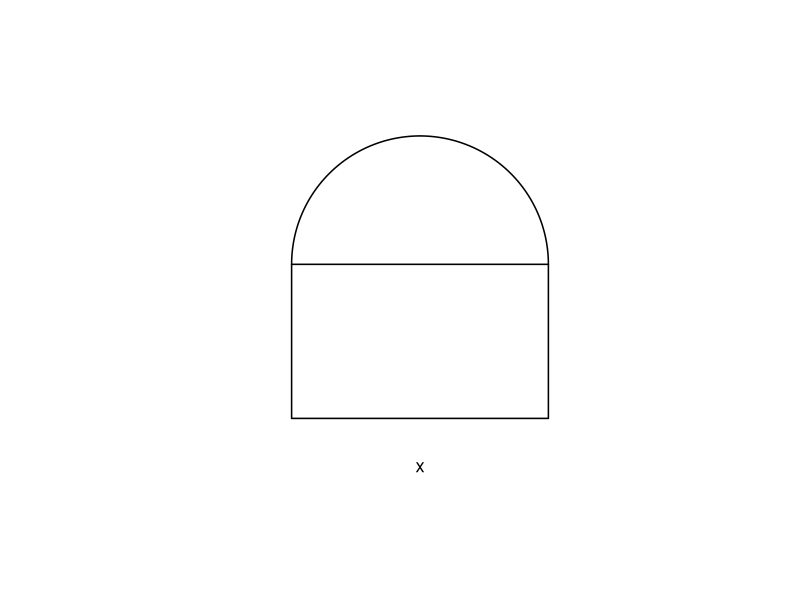
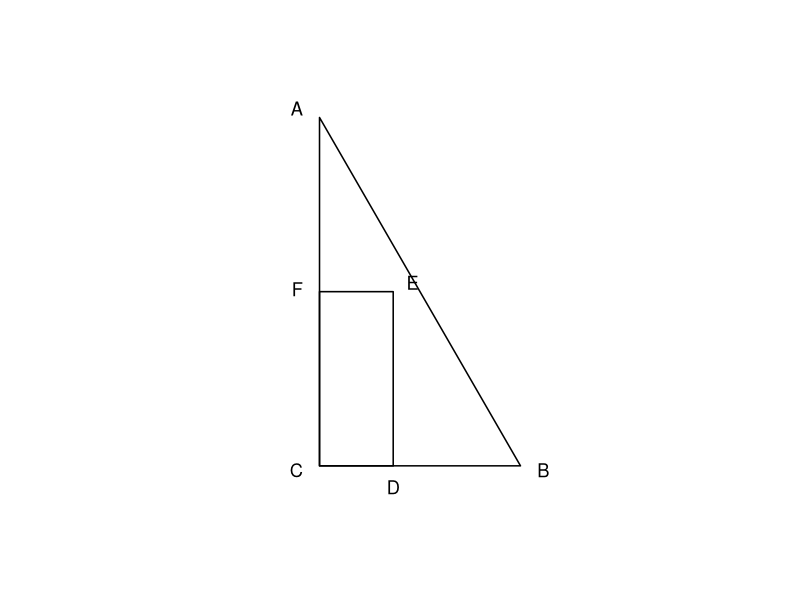

R code for these plots, in order:
setwd("C:/Users/18904/Github/junior-mathematics/codes")
if(!dir.exists("../figures"))dir.create("../figures")

# week136-1: window frame, semicircle on rectangle
draw1=function(){
  plot(0,0,xlim=c(-2,2),ylim=c(-0.5,2.5),type="n",asp=1,axes=FALSE,xlab="",ylab="")
  rect(-1,0,1,1.2,lwd=1.5)
  th=seq(0,pi,len=100);lines(cos(th),1.2+sin(th),lwd=1.5)
  text(0,-0.25,"x",pos=1,cex=1.1)
}
cairo_pdf("../figures/week136-1.pdf",width=4,height=4,family="sans");draw1();dev.off()
svglite::svglite("../figures/week136-1.svg",width=4,height=4);draw1();dev.off()

# week136-2: triangle ABC with rectangle CDEF
draw2=function(){
  plot(0,0,xlim=c(-0.5,6.5),ylim=c(-0.5,11),type="n",asp=1,axes=FALSE,xlab="",ylab="")
  polygon(c(0,6,0),c(0,0,10.4),lwd=1.5)
  # rectangle CDEF: C(0,0) F(0,x) E(y,x) D(y,0)
  xr=2.2;yr=5.2
  rect(0,0,xr,yr,lwd=1.5)
  text(-0.2,-0.2,"C",pos=2,cex=1.1);text(6.2,-0.2,"B",pos=4,cex=1.1);text(-0.2,10.6,"A",pos=2,cex=1.1)
  text(xr,-0.2,"D",pos=1,cex=1.1);text(-0.2,yr,"F",pos=2,cex=1.1);text(xr+0.1,yr+0.2,"E",pos=4,cex=1.1)
}
cairo_pdf("../figures/week136-2.pdf",width=4,height=4,family="sans");draw2();dev.off()
svglite::svglite("../figures/week136-2.svg",width=4,height=4);draw2();dev.off()
